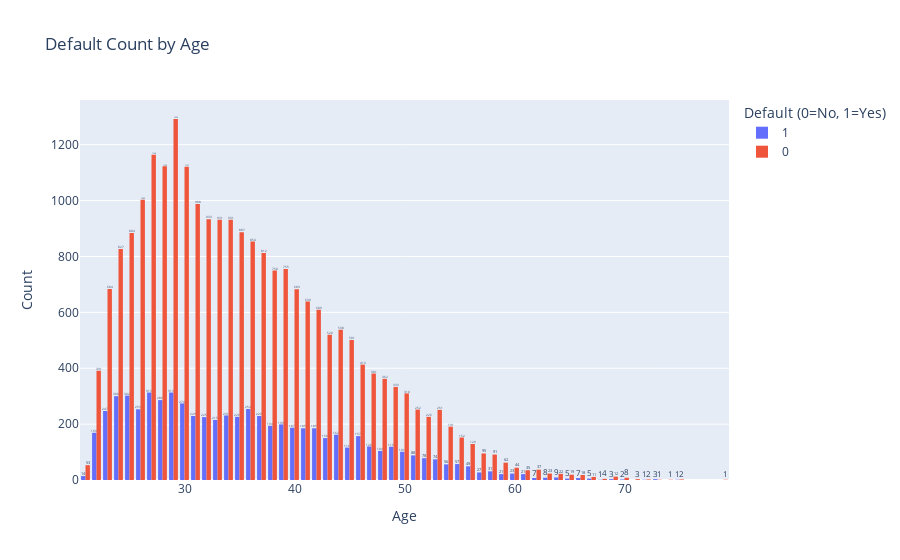

Notebook code for this chart:
### Code cell
fig = px.histogram(
    df,                     
    x='AGE',                
    color='default',  
    barmode='group',         
    text_auto=True,          
    title='Default Count by Age'
)

fig.update_layout(
    xaxis_title='Age',
    yaxis_title='Count',
    legend_title='Default (0=No, 1=Yes)'
)

fig.show()

### Figure 1 — Plotly figure (JSON) as saved in the notebook; plotly's stock layout.template omitted (floating-point values rounded to 4 significant figures; data arrays with more than 128 entries replaced by an {"elided": "..."} marker saying what was removed)
{"data": [{"alignmentgroup": "True", "bingroup": "x", "hovertemplate": "default=1<br>AGE=%{x}<br>count=%{y}<extra></extra>", "legendgroup": "1", "marker": {"color": "#636efa", "pattern": {"shape": ""}}, "name": "1", "offsetgroup": "1", "orientation": "v", "showlegend": true, "texttemplate": "%{value}", "type": "histogram", "x": {"elided": "6636 int values"}, "xaxis": "x", "yaxis": "y"}, {"alignmentgroup": "True", "bingroup": "x", "hovertemplate": "default=0<br>AGE=%{x}<br>count=%{y}<extra></extra>", "legendgroup": "0", "marker": {"color": "#EF553B", "pattern": {"shape": ""}}, "name": "0", "offsetgroup": "0", "orientation": "v", "showlegend": true, "texttemplate": "%{value}", "type": "histogram", "x": {"elided": "23364 int values"}, "xaxis": "x", "yaxis": "y"}], "layout": {"barmode": "group", "legend": {"title": {"text": "Default (0=No, 1=Yes)"}, "tracegroupgap": 0}, "title": {"text": "Default Count by Age"}, "xaxis": {"anchor": "y", "domain": [0, 1], "title": {"text": "Age"}}, "yaxis": {"anchor": "x", "domain": [0, 1], "title": {"text": "Count"}}}}
